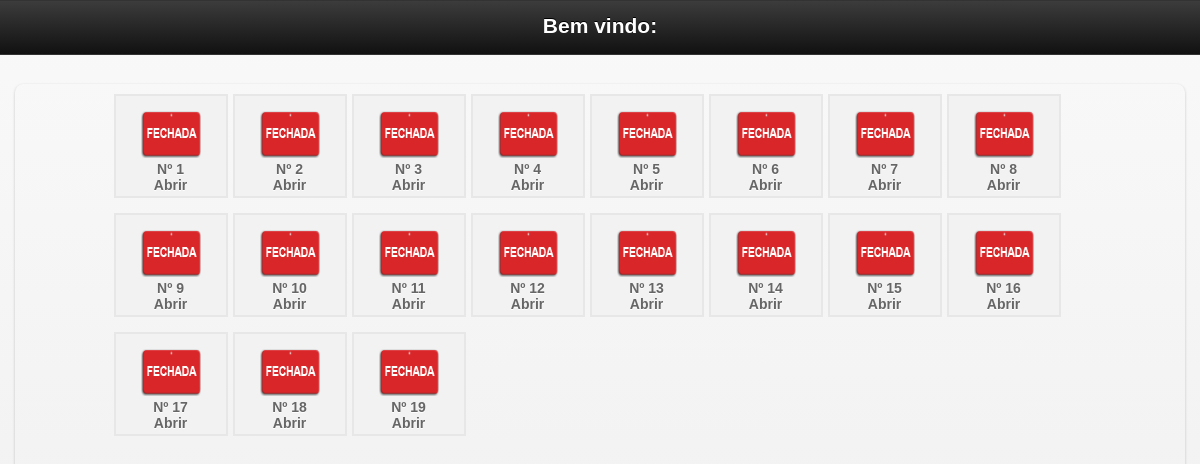
The app's page /mobile/mesas.php (signed in), older data.
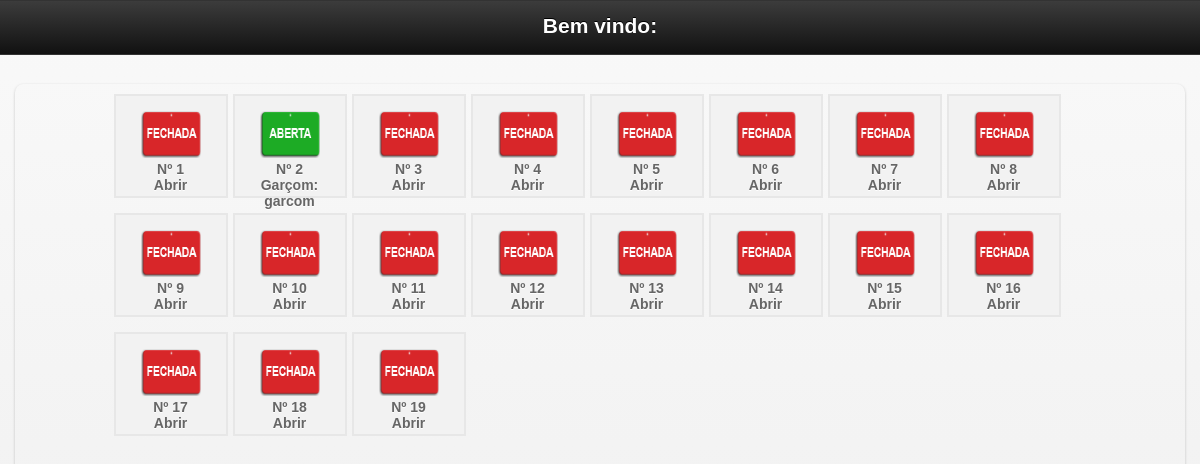
The same page, newer data.
### tables this page shows
CREATE TABLE `mesa` (
  `id_mesa` int(10) NOT NULL AUTO_INCREMENT,
  `numero` int(10) NOT NULL,
  `idGarcon` varchar(200) NOT NULL,
  `situacao` int(1) NOT NULL,
  PRIMARY KEY (`id_mesa`)
);

CREATE TABLE `garcon` (
  `idGarcon` int(10) NOT NULL AUTO_INCREMENT,
  `nomeGarcon` varchar(200) NOT NULL,
  `login` varchar(20) NOT NULL,
  `senha` varchar(20) NOT NULL,
  `nv` int(1) NOT NULL,
  PRIMARY KEY (`idGarcon`)
);

### mobile/mesas.php (the view, shortened to what this page needs)
<?php include "../config/conexao.php";
$login = $_SESSION['garcon_session'];
$g = mysql_query("SELECT * FROM garcon WHERE login='$login'");
$mostra = mysql_fetch_array($g);
?>
<!doctype html>
<html class="no-js ui-mobile-rendering" lang="pt">
<head>
      <link rel="stylesheet" href="css/jquery.mobile-1.3.1.min.css" />
      <link rel="stylesheet" href="../css/css.css"/>
</head>
<body>
<div id="categories" data-role="page" data-title="Categories">
      <div data-role="header">
            <h1>Bem vindo: <?php echo $mostra['nomeGarcon'] ?></h1>
      </div>
      <div data-role="content">
             <ul data-role="listview" data-inset="true" data-theme="a">
            <div id="mesas2">
<ul>
	<?php
		$sql = mysql_query("SELECT * FROM mesa ORDER BY id_mesa ASC");
		while($ver = mysql_fetch_array($sql)){
			$situacao = $ver['situacao'];
			$id_mesa = $ver['id_mesa'];
			$numero = $ver['numero'];
			$idGarcon = $ver['idGarcon'];
			$gar = mysql_query("SELECT * FROM garcon WHERE idGarcon='$idGarcon'");
			$bosta = mysql_fetch_assoc($gar);
			$nomeGarcon = $bosta['nomeGarcon'];
			if($situacao == 0){
				$img = "<img src='../imagens/mesafechada.png' width='60' height='47' border='0'>";
			}else{
			$img = "<img src='../imagens/mesaaberta.png' width='60' height='47' border='0'>";
			}
	?>
	<li><a href="inicio.php?id_mesa=<?php echo $id_mesa ?>&idGarcon=<?php echo $idGarcon ?>"><?php echo $img; echo "<br/>";  echo 'Nº '.$numero;  echo "<br/>"; if($situacao == 1){echo "Garçom: ".$nomeGarcon; }else{echo "Abrir";} ?></a></li>
<?php } ?>
</ul>
</div>
</body>
</html>

Row changes from the older to the newer data that the page shows:
changed mesa: situacao: picture added; idGarcon.nomeGarcon (not shown) → "garcom"; situacao: picture removed; situacao "Abrir" → "Garçom:"
